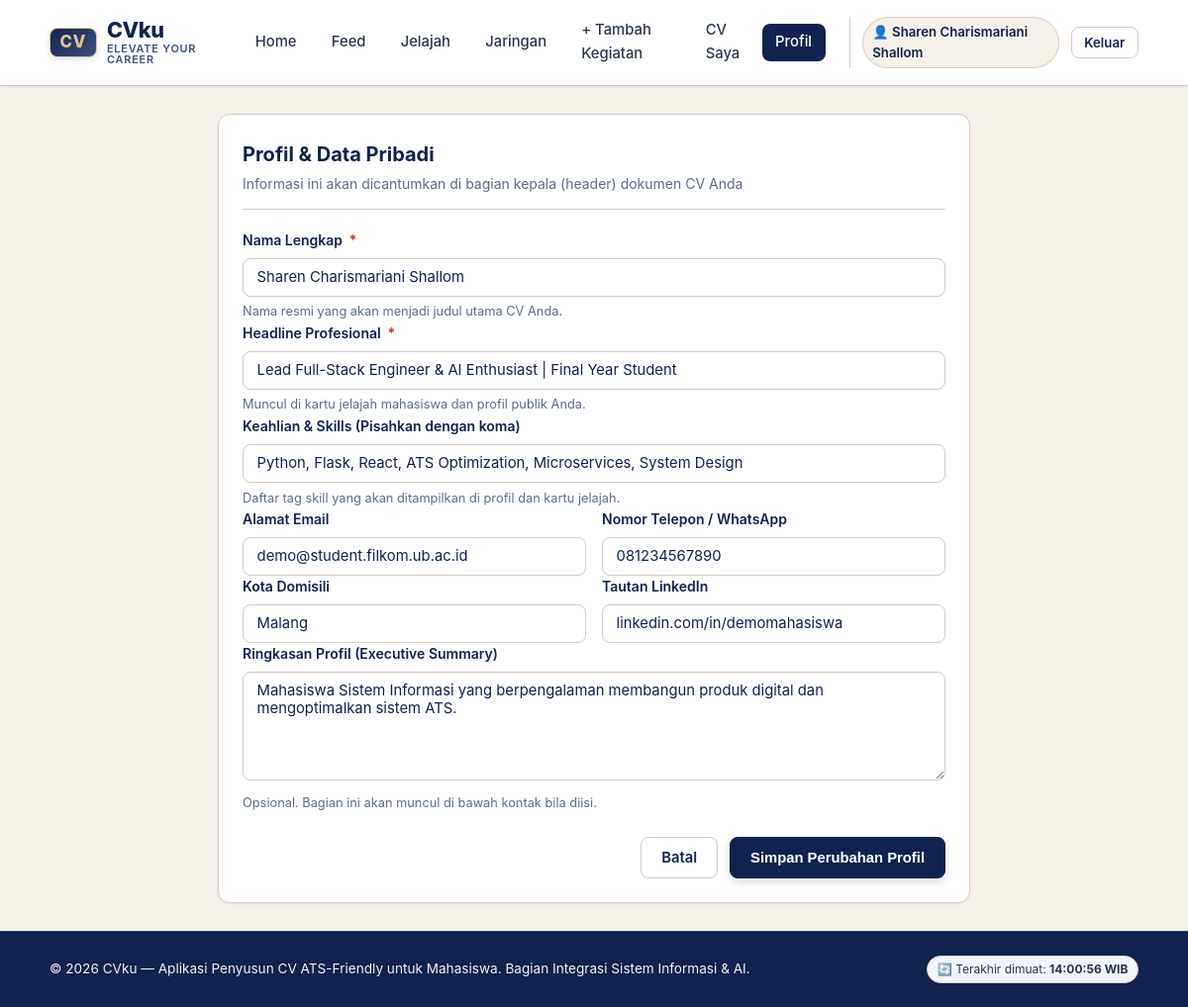
/profil (signed in), run on an earlier commit of the app's database.
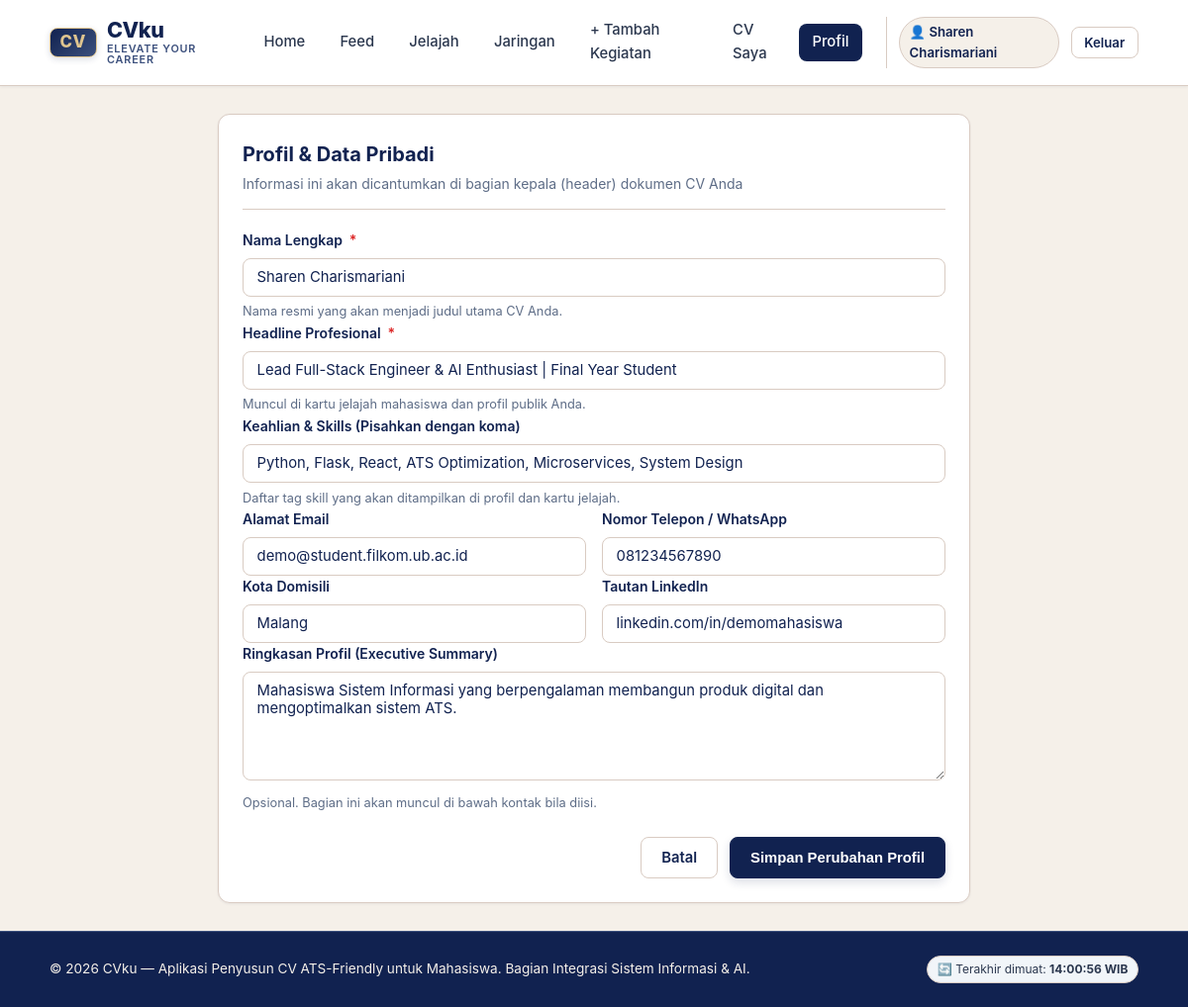
And on a later commit of the database.
### tables this page shows
CREATE TABLE "pengguna" (
                id INTEGER PRIMARY KEY AUTOINCREMENT,
                username TEXT UNIQUE NOT NULL,
                password_hash TEXT NOT NULL,
                peran TEXT NOT NULL DEFAULT 'pengguna',
                nama TEXT,
                email TEXT,
                telepon TEXT,
                kota TEXT,
                linkedin TEXT,
                ringkasan TEXT,
                headline TEXT,
                skill TEXT
            );

### app.py (the view, shortened to what this page needs)
@app.route("/profil", methods=["GET", "POST"])
@mahasiswa_required
def profil():
    user_id = session["user_id"]
    pengguna = db.baca_pengguna(user_id) or {}
    return render_template("profil.html", pengguna=pengguna)

### app.py (called while the page is built)
@app.after_request
def add_no_cache_headers(response):
    response.headers["Cache-Control"] = "no-cache, no-store, must-revalidate, max-age=0"
    response.headers["Pragma"] = "no-cache"
    response.headers["Expires"] = "0"
    return response

@app.context_processor
def inject_waktu_server():
    return {
        "waktu_refresh": datetime.datetime.now().strftime("%H:%M:%S")
    }

def pengguna_required(f):
    @wraps(f)
    def decorated_function(*args, **kwargs):
        if not session.get("user_id"):
            flash("Silakan masuk terlebih dahulu untuk mengakses halaman ini.", "warning")
            return redirect(url_for("login", next=request.path))
        return f(*args, **kwargs)
    return decorated_function

### db.py (called while the page is built)
def koneksi():
    con = sqlite3.connect(DB_PATH)
    con.row_factory = sqlite3.Row
    con.execute("PRAGMA foreign_keys = ON")
    return con

def _satu(sql, args=()):
    con = koneksi()
    try:
        r = con.execute(sql, args).fetchone()
        return dict(r) if r else None
    finally:
        con.close()

def baca_pengguna(id_pengguna):
    u = _satu("SELECT * FROM pengguna WHERE id=?", (id_pengguna,))
    if u:
        u.pop("password_hash")
    return u

### templates/profil.html (shortened to what this page needs)
{% extends "base.html" %}
{% block content %}
<div class="card" style="max-width: 760px; margin: 0 auto;">
  <div class="card-header">
    <div>
      <h1 class="card-title">Profil & Data Pribadi</h1>
      <p class="card-subtitle">Informasi ini akan dicantumkan di bagian kepala (header) dokumen CV Anda</p>
    </div>
  </div>
  <form method="POST" action="{{ url_for('profil') }}">
    <div class="form-group">
      <label for="nama" class="form-label">Nama Lengkap <span class="required">*</span></label>
      <input type="text" id="nama" name="nama" class="form-control" placeholder="Contoh: Sharen Charismariani" required value="{{ pengguna.nama or '' }}">
      <div class="form-hint">Nama resmi yang akan menjadi judul utama CV Anda.</div>
    </div>
    <div class="form-group">
      <label for="headline" class="form-label">Headline Profesional <span class="required">*</span></label>
      <input type="text" id="headline" name="headline" class="form-control" placeholder="Contoh: Mahasiswa Sistem Informasi | Aspiring Product Manager" value="{{ pengguna.headline or '' }}" required>
      <div class="form-hint">Muncul di kartu jelajah mahasiswa dan profil publik Anda.</div>
    </div>
    <div class="form-group">
      <label for="skill" class="form-label">Keahlian &amp; Skills (Pisahkan dengan koma)</label>
      <input type="text" id="skill" name="skill" class="form-control" placeholder="Contoh: Product Management, Agile Scrum, Python, Wireframing" value="{{ pengguna.skill or '' }}">
      <div class="form-hint">Daftar tag skill yang akan ditampilkan di profil dan kartu jelajah.</div>
    </div>
    <div class="form-row">
      <div class="form-group">
        <label for="email" class="form-label">Alamat Email</label>
        <input type="email" id="email" name="email" class="form-control" placeholder="nama@email.com" value="{{ pengguna.email or '' }}">
      </div>
      <div class="form-group">
        <label for="telepon" class="form-label">Nomor Telepon / WhatsApp</label>
        <input type="text" id="telepon" name="telepon" class="form-control" placeholder="081234567890" value="{{ pengguna.telepon or '' }}">
      </div>
    </div>
    <div class="form-row">
      <div class="form-group">
        <label for="kota" class="form-label">Kota Domisili</label>
        <input type="text" id="kota" name="kota" class="form-control" placeholder="Contoh: Malang / Jakarta" value="{{ pengguna.kota or '' }}">
      </div>
      <div class="form-group">
        <label for="linkedin" class="form-label">Tautan LinkedIn</label>
        <input type="text" id="linkedin" name="linkedin" class="form-control" placeholder="linkedin.com/in/username" value="{{ pengguna.linkedin or '' }}">
      </div>
    </div>
    <div class="form-group">
      <label for="ringkasan" class="form-label">Ringkasan Profil (Executive Summary)</label>
      <textarea id="ringkasan" name="ringkasan" class="form-control" rows="4" placeholder="Tuliskan 2-3 kalimat mengenai latar belakang pendidikan, minat karier, dan keunggulan utama Anda...">{{ pengguna.ringkasan or '' }}</textarea>
      <div class="form-hint">Opsional. Bagian ini akan muncul di bawah kontak bila diisi.</div>
    </div>
    <div style="display: flex; gap: 0.75rem; justify-content: flex-end; margin-top: 1.5rem;">
      <a href="{{ url_for('beranda') }}" class="btn btn-outline">Batal</a>
      <button type="submit" class="btn btn-primary">Simpan Perubahan Profil</button>
    </div>
  </form>
</div>
{% endblock %}

### templates/base.html (shortened to what this page needs)
<!DOCTYPE html>
<html lang="id">
<head>
  <link rel="stylesheet" href="{{ url_for('static', filename='css/style.css') }}">
</head>
<body>
  <nav class="navbar">
    <div class="nav-container">
      <a href="{{ url_for('beranda') }}" class="brand" title="CVku — Elevate Your Career">
        <span class="brand-badge">CV</span>
        <div class="brand-text">
          <span class="brand-title">CVku</span>
          <span class="brand-subtitle">elevate your career</span>
        </div>
      </a>
      <ul class="nav-menu">
        <li class="nav-item {% if request.endpoint == 'beranda' and not request.query_string %}active{% endif %}">
          <a href="{{ url_for('beranda') }}">Home</a>
        </li>
        {% if session.get('user_id') %}
          <li class="nav-item {% if request.endpoint == 'feed_page' %}active{% endif %}">
            <a href="{{ url_for('feed_page') }}">Feed</a>
          </li>
          <li class="nav-item {% if request.endpoint == 'jelajah_page' %}active{% endif %}">
            <a href="{{ url_for('jelajah_page') }}">Jelajah</a>
          </li>
          <li class="nav-item {% if request.endpoint == 'jaringan_page' %}active{% endif %}">
            <a href="{{ url_for('jaringan_page') }}">Jaringan</a>
          </li>
          <li class="nav-item {% if request.endpoint == 'tambah_pencapaian_page' %}active{% endif %}">
            <a href="{{ url_for('tambah_pencapaian_page') }}">+ Tambah Kegiatan</a>
          </li>
          <li class="nav-item {% if request.endpoint == 'cv_preview_page' %}active{% endif %}">
            <a href="{{ url_for('cv_preview_page') }}">CV Saya</a>
          </li>
          <li class="nav-item {% if request.endpoint == 'profil' %}active{% endif %}">
            <a href="{{ url_for('profil') }}">Profil</a>
          </li>
        {% endif %}
      </ul>
      {% if session.get('user_id') %}
        <div class="nav-user">
          <a href="{{ url_for('profil_publik_page', id=session.get('user_id')) }}" class="user-badge" style="text-decoration: none;" title="Buka Profil Publik Saya">
            👤 {{ session.get('nama') or session.get('username') }}
          </a>
          <a href="{{ url_for('logout') }}" class="btn btn-outline btn-sm">Keluar</a>
        </div>
      {% endif %}
    </div>
  </nav>
  <main class="main-content">
    {% block content %}{% endblock %}
  </main>
  <footer class="footer">
    <div style="display: flex; justify-content: space-between; align-items: center; max-width: 1100px; margin: 0 auto; flex-wrap: wrap; gap: 0.5rem;">
      <p style="margin: 0;">&copy; 2026 CVku — Aplikasi Penyusun CV ATS-Friendly untuk Mahasiswa. Bagian Integrasi Sistem Informasi & AI.</p>
      <span style="font-size: 0.75rem; color: var(--slate); background: #f1f5f9; padding: 0.2rem 0.6rem; border-radius: 9999px; border: 1px solid var(--border);">
        🔄 Terakhir dimuat: <strong>{{ waktu_refresh }} WIB</strong>
      </span>
    </div>
  </footer>
</body>
</html>

What changed in the data, as far as the page shows it:
changed pengguna "Lead Full-Stack Engineer & AI Enthusiast | Final Year Student": get "Sharen Charismariani Shallom" → "Sharen Charismariani"; nama "Sharen Charismariani Shallom" → "Sharen Charismariani"
